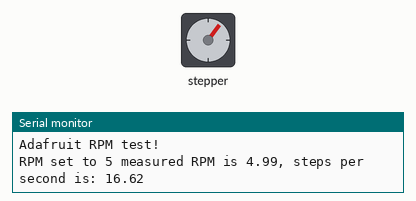
Simulated run of this sketch. Board: Arduino Uno, built with avr-gcc and run on an emulated ATmega328P. Parts: stepper motor, the last lines printed to the serial monitor. Stepper angles assume 200 steps per turn.

Above: at 12.7 s.
At 15.7 s:
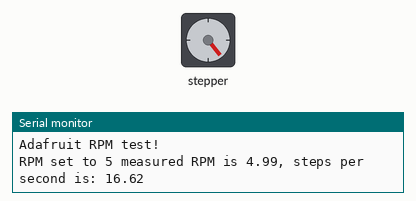
At 18.7 s:
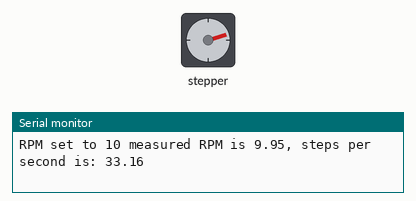
At 23.9 s:
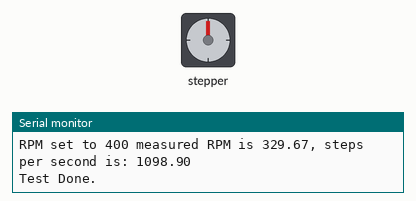
Timing chart, 0 to 25.4 s (numbered marks = the images above):
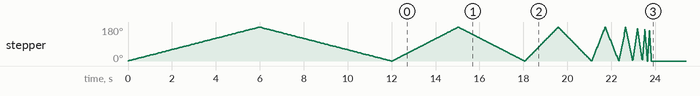

The sketch:

Adafruit_RPM_test.ino
```cpp
// Test the rpm setting of steppers on the Adafruit Motor Shield V2 driver software.
// There was a bad bug in the code due to the odd behavior of the Ardunio delayMicroseconds()
// function.  My fixed version of the Adafruit code can be found here:
// https://github.com/curtwelch/Adafruit_Motor_Shield_V2_Library
//
// This code tests the actual RPM value of the stepper by timing how long it takes to
// move a 200 steps/revolutio stepper.  This only checkes the timing of the code, not
// the actual motoion of the stepper.  You don't need to wire a stepper to the
// motor shield to run this test.
//
// More information about the issue at:
// https://forums.adafruit.com/viewtopic.php?f=31&t=115397&hilit=wrong+RPM%2C+irregular+motion
//
// 4-2017 Curt Welch <curt@kcwc.com>

#include <Adafruit_MotorShield.h>

Adafruit_MotorShield AFMS = Adafruit_MotorShield();
Adafruit_StepperMotor *myMotor = AFMS.getStepper(200, 2); // 200 step per revolution stepper wired to connector 2 (M3/M4)

void setup() {
  Serial.begin(9600);           // set up Serial library at 9600 bps
  Serial.println("Adafruit RPM test!");

  AFMS.begin();  // create with the default frequency 1.6KHz

#if 0
  TWBR = ((F_CPU / 400000l) - 16) / 2; // Change the i2c clock from 100KHz to 400KHz
  // This code, from the Adafruit fourms, raises the i2c clock speed by a factor of 4.
  // It increases the max RPM this code can drive the stepper
  // by the same factor of 4 due to the the I2C communication overhead between the
  // Arduino and the motor shield. (change "#if 0" to "#if 1" to activate)
#endif

  rpmTest();

  myMotor->release();
}

void rpmTest() {
  int rpmValue[] = {5, 10, 20, 50, 100, 150, 300, 400, 0};
  int i;

  for (i = 0; rpmValue[i]; i++) {
    myMotor->setSpeed(rpmValue[i]);
    long t0 = millis();
    myMotor->step(100, FORWARD, SINGLE); // I'm using a 200 stepper so this is 1/2 turn */
    myMotor->step(100, BACKWARD, SINGLE);
    long t1 = millis();
    Serial.print("RPM set to ");
    Serial.print(rpmValue[i]);
    Serial.print(" measured RPM is ");
    Serial.print(60000.0 / (t1 - t0));
    Serial.print(", steps per second is: ");
    Serial.print(200.0 * 1000.0 / (t1-t0));
    Serial.println();
  }
  Serial.println("Test Done.");
}

void loop() {
}
```
